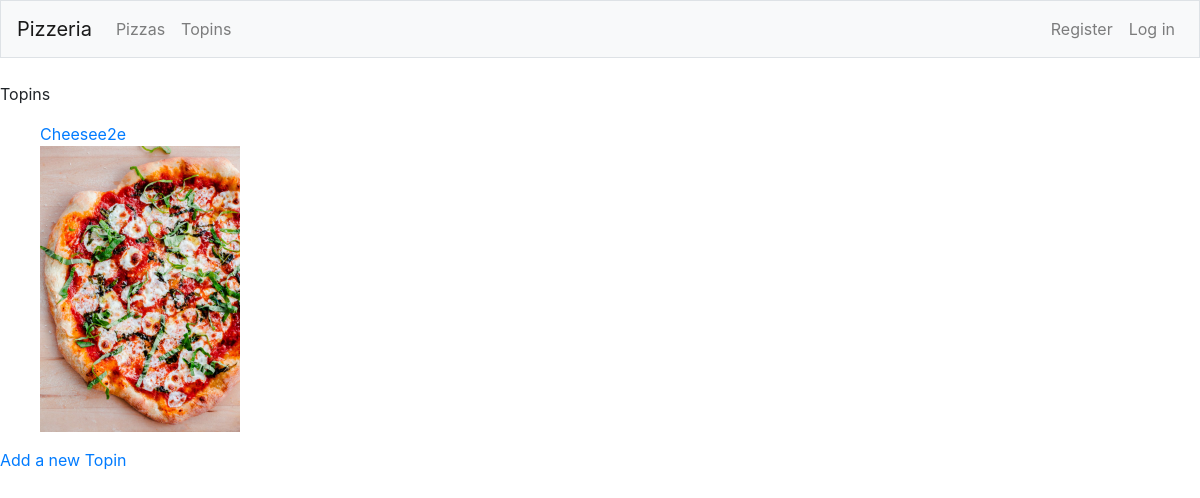
The page /topins on the database its author committed.
### PizzaApp/models.py (models this page shows)
class Topin(models.Model):
    text = models.CharField(max_length=200)
    price = models.CharField(max_length=200)
    image = models.ImageField(upload_to='topins', blank=True)
    date_added = models.DateTimeField(auto_now_add=True)
    def __str__(self):
        return self.text

### PizzaApp/views.py (the view)
# urls.py: path('topins', views.topins, name='topins'),
def topins(request):
    topins = Topin.objects.order_by('date_added')
    context = {'topins': topins}
    return render(request, "PizzaApp/topins.html", context)

### PizzaApp/templates/PizzaApp/topins.html (shortened to what this page needs)
{% extends "PizzaApp/base.html" %}
{% block content %}
<p> Topins
</p>
<ul>
    {% for t in topins %}
    <li style="display:grid;">
        <a href="{%url 'PizzaApp:topin' t.id %}">{{ t }}</a>
        {% if t.image %}
        <img src="{{ t.image.url }}" class="img-responsive" style="width: 200px; float: left; margin-right: 10px;"/>
        {% endif %}
    </li>
    {% empty %}
    <li> No topins added yet</li>
    {% endfor %}
</ul>
<a href="{% url 'PizzaApp:new_topin' %}"> Add a new Topin</a>
{% endblock content %}

### rows shown on the page
Topin: text "Cheesee2e", image (picture)
